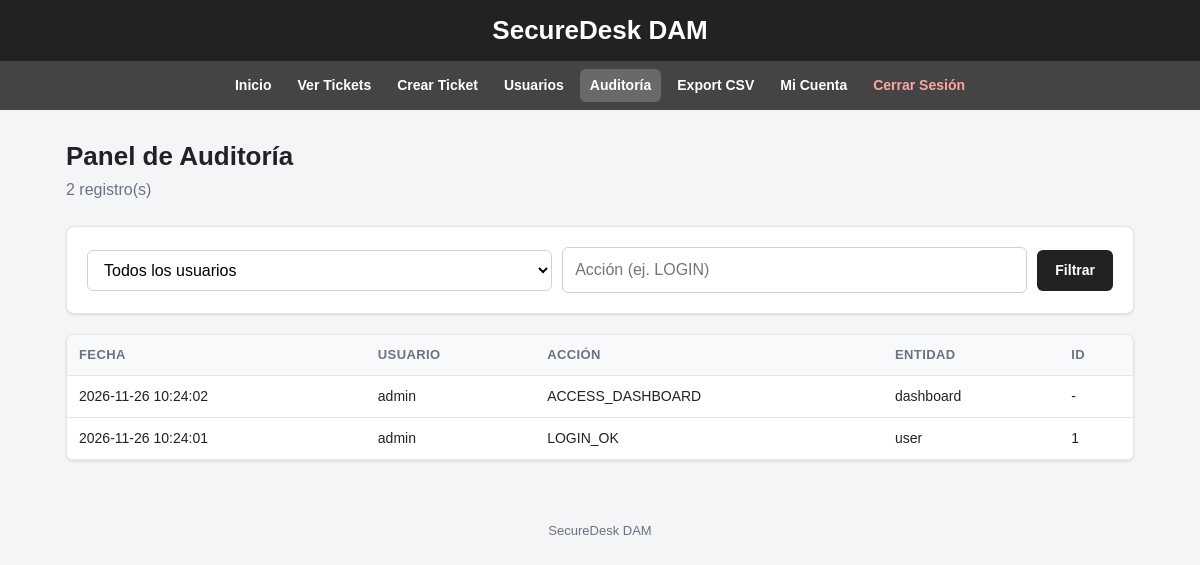
The page /audit.php (signed in) on the database as committed earlier.
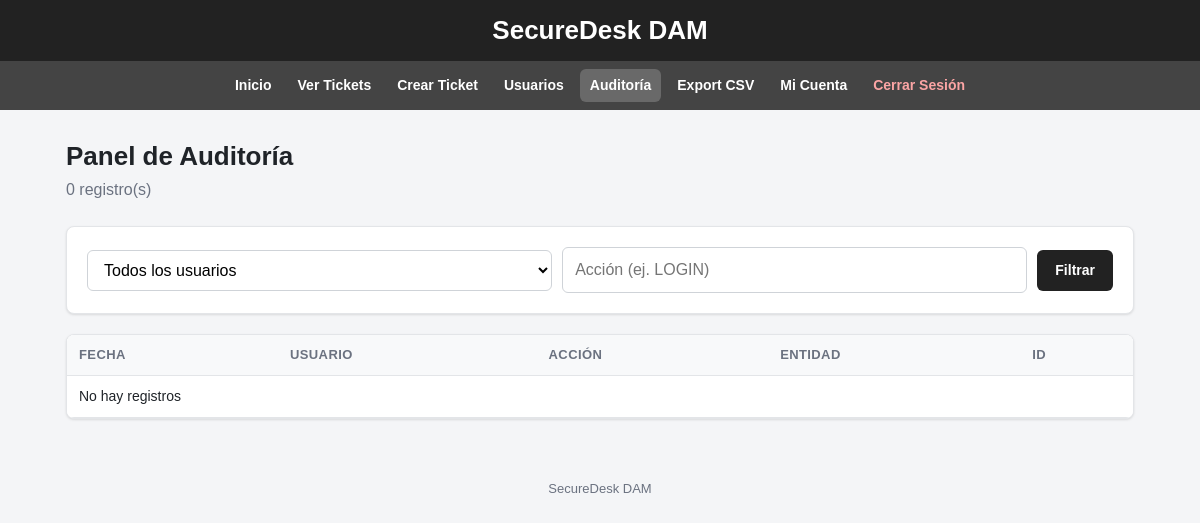
The same page on the database as committed later.
### tables this page shows
CREATE TABLE audit_logs (
            id INTEGER PRIMARY KEY AUTOINCREMENT,
            user_id INTEGER,
            action TEXT NOT NULL,
            entity TEXT,
            entity_id INTEGER,
            details TEXT,
            ip_address TEXT,
            created_at DATETIME DEFAULT CURRENT_TIMESTAMP
        );

CREATE TABLE users (
            id INTEGER PRIMARY KEY AUTOINCREMENT,
            username TEXT NOT NULL UNIQUE,
            password_hash TEXT NOT NULL,
            role TEXT NOT NULL CHECK(role IN ('admin','tecnico','lector')),
            created_at DATETIME DEFAULT CURRENT_TIMESTAMP
        );

### public/audit.php (the view, shortened to what this page needs)
<?php
require_once __DIR__ . '/../db/config.php';
$action_filter = $_GET["action"] ?? "";
$sql = "SELECT audit_logs.*, users.username
        FROM audit_logs
        LEFT JOIN users ON audit_logs.user_id = users.id
        WHERE 1=1";
$params = [];
$sql .= " ORDER BY audit_logs.created_at DESC";
$stmt = $db->prepare($sql);
$stmt->execute($params);
$logs = $stmt->fetchAll(PDO::FETCH_ASSOC);
?>
<?php
require __DIR__ . '/../views/layout_start.php';
?>
<h2 class="page-title">Panel de Auditoría</h2>
<p class="subtitle"><?= count($logs) ?> registro(s)</p>
<div class="card">
    <form method="GET" class="filters">
        <select name="user_id">
            <option value="">Todos los usuarios</option>
        </select>
        <input type="text" name="action" placeholder="Acción (ej. LOGIN)" value="<?= htmlspecialchars($action_filter) ?>">
        <button type="submit">Filtrar</button>
    </form>
</div>
<div class="card table-wrap" style="padding:0">
<table>
<tr>
    <th>Fecha</th>
    <th>Usuario</th>
    <th>Acción</th>
    <th>Entidad</th>
    <th>ID</th>
</tr>
<?php if ($logs): ?>
    <?php foreach ($logs as $log): ?>
        <tr>
            <td><?= htmlspecialchars($log["created_at"]) ?></td>
            <td><?= htmlspecialchars($log["username"] ?? "Sistema") ?></td>
            <td><?= htmlspecialchars($log["action"]) ?></td>
            <td><?= htmlspecialchars($log["entity"] ?? "-") ?></td>
            <td><?= htmlspecialchars($log["entity_id"] ?? "-") ?></td>
        </tr>
    <?php endforeach; ?>
<?php else: ?>
<tr><td colspan="5">No hay registros</td></tr>
<?php endif; ?>
</table>
</div>
<?php require __DIR__ . '/../views/layout_end.php'; ?>

### views/layout_start.php (shortened to what this page needs)
<?php
$containerClass = $containerClass ?? "";
?>
<!DOCTYPE html>
<html lang="es">
<head>
    <link rel="stylesheet" href="assets/style.css">
</head>
<body>
<?php require __DIR__ . '/menu.php'; ?>
<main class="container <?= htmlspecialchars($containerClass) ?>">

### views/menu.php (shortened to what this page needs)
<?php
$role = $_SESSION["user"]["role"] ?? null;
$current = basename($_SERVER["SCRIPT_NAME"] ?? "");
if (!function_exists("navLink")) {
    function navLink($href, $text, $current, $class = "") {
        $classes = trim(($href === $current ? "active " : "") . $class);
        $attr = $classes ? ' class="' . $classes . '"' : "";
        echo '<a href="' . $href . '"' . $attr . '>' . $text . '</a>';
    }
}
?>
<header class="site-header">
    <h1><a href="index.php">SecureDesk DAM</a></h1>
</header>
<nav class="site-nav">
<?php if ($role): ?>
    <?php navLink("dashboard.php", "Inicio", $current); ?>
    <?php if ($role == "admin" || $role == "tecnico") navLink("ticket_create.php", "Crear Ticket", $current); ?>
    <?php if ($role == "admin"): ?>
        <?php navLink("users.php", "Usuarios", $current); ?>
        <?php navLink("audit.php", "Auditoría", $current); ?>
        <?php navLink("export_csv.php", "Export CSV", $current); ?>
    <?php endif; ?>
<?php else: ?>
    <?php navLink("index.php", "Home", $current); ?>
    <?php navLink("login.php", "Login", $current); ?>
    <?php navLink("tickets.php", "Tickets", $current); ?>
<?php endif; ?>
</nav>

### views/layout_end.php
</main>
<footer class="site-footer">SecureDesk DAM</footer>
</body>
</html>

### public/assets/style.css (style rules this page uses)
:root { --bg:#f4f5f7; --surface:#ffffff; --text:#1f2328; --muted:#6b7280; --border:#e3e5e8; --dark:#222; --dark-2:#444; --accent:#2563eb; --danger:#dc2626; --ok:#16a34a; --warn:#d97706; --radius:8px; --shadow:0 1px 3px rgba(0,0,0,.08), 0 1px 2px rgba(0,0,0,.04); }
* { box-sizing:border-box; }
body { margin:0; font-family: Arial, Helvetica, sans-serif; background:var(--bg); color:var(--text); line-height:1.5; }
.site-header { background:var(--dark); color:#fff; padding:14px 20px; text-align:center; }
.site-header a { color:#fff; text-decoration:none; }
.site-header h1 { margin:0; font-size:26px; }
.site-nav { background:var(--dark-2); padding:8px 12px; display:flex; flex-wrap:wrap; justify-content:center; gap:4px 6px; }
.site-nav a { color:#fff; text-decoration:none; font-weight:bold; font-size:14px; padding:6px 10px; border-radius:6px; }
.site-nav a.active { background:rgba(255,255,255,.2); }
.site-nav .logout { color:#fca5a5; }
.container { max-width:1100px; margin:30px auto; padding:0 16px; }
h1,h2,h3,h4 { line-height:1.25; }
.page-title { margin:0 0 6px; font-size:26px; }
.subtitle { color:var(--muted); margin:0 0 24px; }
a { color:var(--accent); }
.card { background:var(--surface); border:1px solid var(--border); border-radius:var(--radius); box-shadow:var(--shadow); padding:20px; margin-bottom:20px; }
.table-wrap { overflow-x:auto; }
table { width:100%; border-collapse:collapse; background:var(--surface); font-size:14px; }
th, td { padding:10px 12px; text-align:left; border-bottom:1px solid var(--border); }
th { background:#f8f9fa; font-size:13px; text-transform:uppercase; letter-spacing:.03em; color:var(--muted); }
input[type=text], input[type=password], input[type=email], select, textarea { width:100%; padding:10px 12px; border:1px solid #cfd3d8; border-radius:6px; font:inherit; background:#fff; }
.filters { display:flex; flex-wrap:wrap; gap:10px; align-items:center; }
.filters input, .filters select { width:auto; flex:1 1 160px; }
button, .btn { display:inline-block; background:var(--dark); color:#fff; border:0; padding:10px 18px; border-radius:6px; font:inherit; font-weight:bold; font-size:14px; cursor:pointer; text-decoration:none; }
.site-footer { text-align:center; color:var(--muted); font-size:13px; padding:30px 0; }

Rows that differ between the two databases and show on the page:
removed audit_logs: created_at "2026-11-26 10:24:02", user.username "admin", action "ACCESS_DASHBOARD", entity "dashboard", entity "-"
removed audit_logs: created_at "2026-11-26 10:24:01", user.username "admin", action "LOGIN_OK", entity "user", entity "1"
Other text that changed with them:
count($logs): "2" → "0"
text now shown: "No hay registros"
